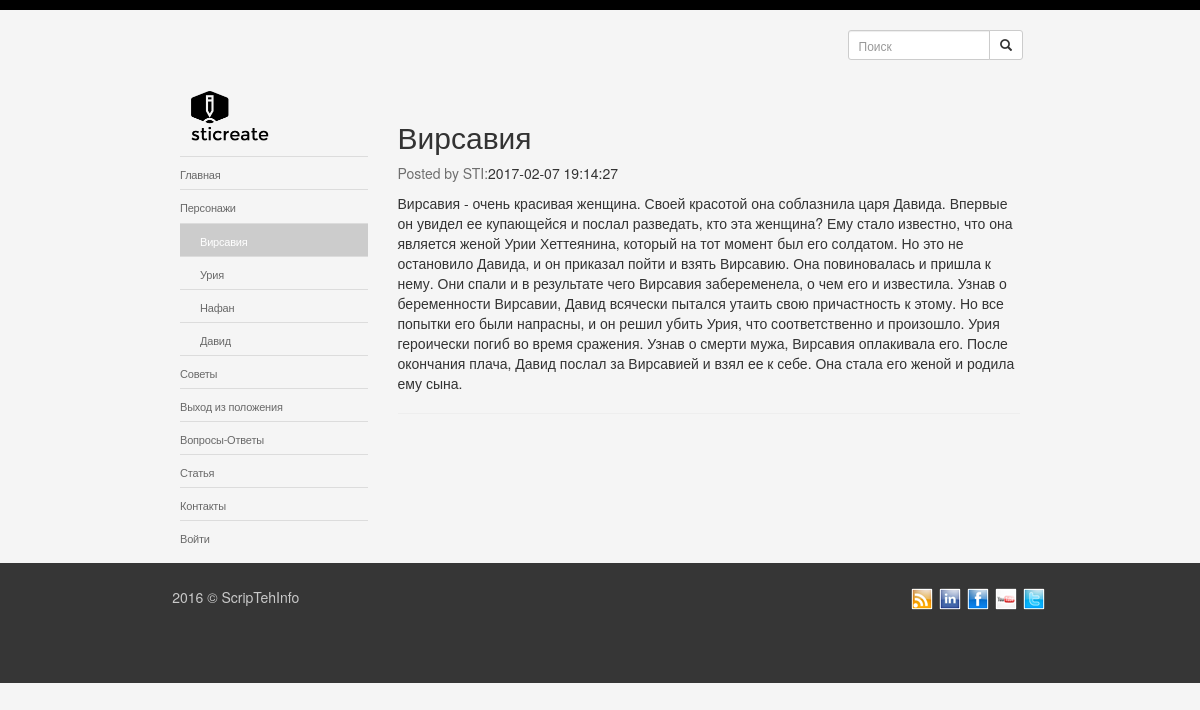
The app's page /article.php?page=3 with its own data.
### tables this page shows
CREATE TABLE IF NOT EXISTS `subjects` (
  `id` int(11) NOT NULL AUTO_INCREMENT,
  `name` varchar(256) NOT NULL,
  `content` varchar(256) NOT NULL,
  `visible` tinyint(1) NOT NULL,
  `position` int(2) NOT NULL,
  PRIMARY KEY (`id`)
);

CREATE TABLE IF NOT EXISTS `pages` (
  `id` int(11) NOT NULL AUTO_INCREMENT,
  `subject_id` int(11) NOT NULL,
  `name` varchar(256) NOT NULL,
  `content` text NOT NULL,
  `visible` tinyint(1) NOT NULL,
  `position` int(2) NOT NULL,
  `picture_id` int(11) NOT NULL,
  `user_Id` int(11) NOT NULL,
  `publish_date` datetime NOT NULL,
  PRIMARY KEY (`id`),
  KEY `subject_id` (`subject_id`),
  KEY `picture_id` (`picture_id`)
);

### includes/functions.php (the view, shortened to what this page needs)
<?php
function get_all_subjects($public = true){
	global $connection;
	$subjects_query = 'SELECT * FROM subjects';
	if($public){
		$subjects_query .= ' WHERE visible = 1 ';
	}
	$subjects_query .= ' ORDER by position';
	$subjects_result = $connection->query($subjects_query);
	return $subjects_result;
}
function get_all_pages($subject_id){
	global $connection;
	$pages_query = 'SELECT * FROM pages WHERE subject_id = '.$subject_id;
	$pages_result = $connection->query($pages_query);
	return $pages_result;
}
function get_page_by_id($page_id){
	global $connection;
	$pages_query = 'SELECT * FROM pages WHERE id='.$page_id;
	$page_result = $connection->query($pages_query)->fetch();
	return $page_result;
}
function find_selected_page(){
	if(isset($_GET['page'])){
		$page = get_page_by_id($_GET['page']);
	}elseif (isset($_GET['subj'])) {
		$sel_subject = $_GET['subj'];
		$sel_page = NULL;
	}else{
	}
}
function public_navigation($sel_subject=1, $sel_page=1){
	$public = true;
	$subjects_result = get_all_subjects($public);
	foreach ($subjects_result as $subject) {
		echo '<li><a href="posts.php?subj='
		.urlencode($subject['id']).'">'.
		$subject['name'].'</a>';
		if($sel_subject == $subject['id']){
			$pages_result = get_all_pages($subject['id']);
			echo '<ul>';
			foreach ($pages_result as $page) {
				echo '<li ';
				if($sel_page == $page['id']){
					echo ' class="selected" ';
				}
				echo '><a href="article.php?page='.urlencode($page['id']).'">'.
				$page['name'].'</a></li>';
          }
          echo '</ul>';
      }
    }
    echo '</li>';
}
?>

### article.php (shortened to what this page needs)
<?php include('includes/connection.php'); ?>
<?php include('includes/functions.php'); ?>
<?php
  find_selected_page();
?>
<?php include('header.php'); ?>
<div class="row">
  <section class="col-md-3 navigation">
    <div class="logo">
      <img src="images/logo2.png" alt="">
    </div>
    <nav>
      <ul>
        <li><a href="index.php">Главная</a></li>
        <?php
          public_navigation($sel_subject, $sel_page);
        ?>
      <li><a href="single.php">Статья</a></li>
      <li><a href="contacts.php">Контакты</a></li>
      <li><a href="login.php">Войти</a></li>
    </ul>
  </nav>
  </section>
  <section class="col-md-9 viewport">
    <div class="post gallery">
    <?php  $page = get_page_by_id($sel_page);?>
      <p>
      </p>
      <h2><?php echo $page['name'];?></h2>
        <p class="postmeta"> <a href="#">Posted by STI:</a><?php echo $page['publish_date'];?></p>
        <p><?php echo $page['content'];?></p>
      </div>
      <hr>
    </section>
  </div>
</div>
<?php include('footer.php'); ?>

### css/main.css (style rules this page uses)
* { margin: 0; padding: 0; }
body { background: #f5f5f5; }
.logo img { max-width: 100px; height: auto; }
nav { width: 100%; }
nav ul { list-style-type: none; padding: 0; }
nav ul li { min-height: 30px; border-top: 1px solid #dcdcdc; padding: 6px 0; margin: 0; }
nav ul li ul { width: 100%; background: transparent; margin-top: 7px; margin-bottom: -6px; }
nav ul li ul li { padding-left: 20px; }
nav a, nav a:hover { color: #696969; font-size: 11px; letter-spacing: -0.2px; text-decoration: none; }
.selected { background: #ccc !important; }
.selected a { color: #fff; }
.gallery { filter: grayscale(100%); }

### records on screen
subjects: name "Персонажи"
pages: name "Вирсавия", publish_date "2017-02-07 19:14:27", content "Вирсавия - очень красивая женщина. Своей красотой она соблазнила царя Давида. Впервые он увидел ее купающейся и послал разведать, кто эта женщина? Ему стало известно, что она является женой Урии Хеттеянина, который на тот момент был его солдатом. Но это не остановило Давида, и он приказал пойти и взять Вирсавию. Она повиновалась и пришла к нему. Они спали и в результате чего Вирсавия забеременела, о чем его и известила. Узнав о беременности Вирсавии, Давид всячески пытался утаить свою причастность к этому. Но все попытки его были напрасны, и он решил убить Урия, что соответственно и произошло. Урия героически погиб во время сражения. Узнав о смерти мужа, Вирсавия оплакивала его. После…"
pages: name "Урия"
pages: name "Нафан"
pages: name "Давид"
subjects: name "Советы"
subjects: name "Выход из положения"
subjects: name "Вопросы-Ответы"
